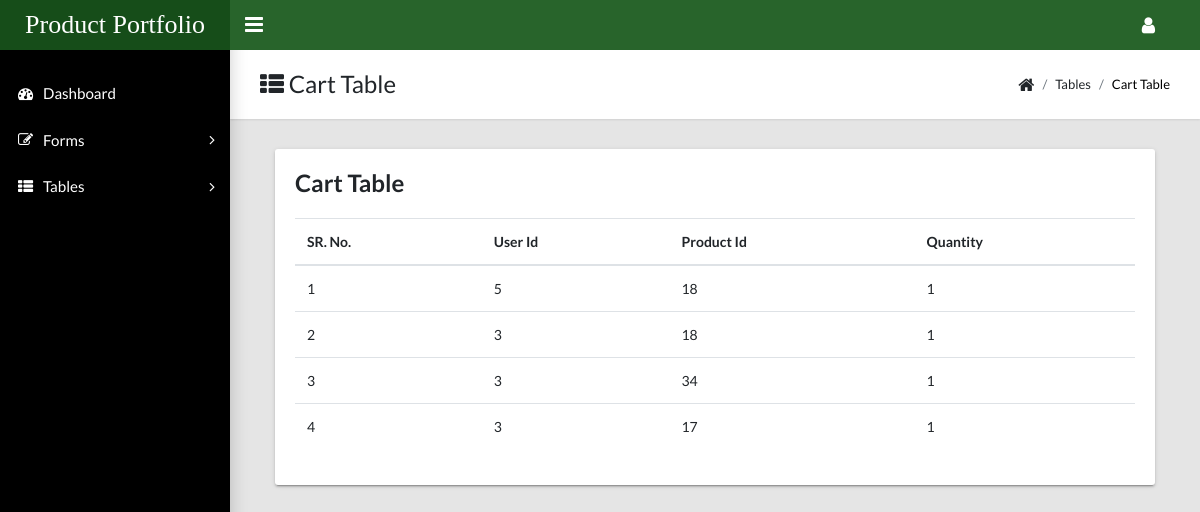
/admin-template/docs/cart-table.php (signed in), run on the app's committed database.
### tables this page shows
CREATE TABLE `cart` (
  `user_id` int(11) NOT NULL,
  `product_id` int(11) NOT NULL,
  `product_qty` int(11) NOT NULL
);

### admin-template/docs/cart-table.php (the view, shortened to what this page needs)
<?php
include "header.php";
?>
<?php
include 'aside.php';
?>
<?php
include 'connection.php';
?>
<main class="app-content">
    <div class="app-title">
        <div>
            <h1><i class="fa fa-th-list"></i> Cart Table</h1>
        </div>
        <ul class="app-breadcrumb breadcrumb">
            <li class="breadcrumb-item"><i class="fa fa-home fa-lg"></i></li>
            <li class="breadcrumb-item">Tables</li>
            <li class="breadcrumb-item active"><a href="#">Cart Table</a></li>
        </ul>
    </div>
    <div class="col-md-12">
        <div class="tile">
            <h3 class="tile-title">Cart Table</h3>
            <table class="table table-hover">
                <thead>
                    <tr>
                        <th>SR. No.</th>
                        <th>User Id</th>
                        <th>Product Id</th>
                        <th>Quantity</th>
                    </tr>
                </thead>
                <tbody>
                    <?php
                    $q = "select * from cart";
                    $r = mysqli_query($conn, $q);
                    $i = 1;
                    while ($row = mysqli_fetch_array($r)) {
                        echo "<tr>";
                        echo "<td>" . $i . "</td>";
                        echo "<td>" . $row['user_id'] . "</td>";
                        echo "<td>" . $row['product_id'] . "</td>";
                        echo "<td>" . $row['product_qty'] . "</td>";
                        echo "</tr>";
                        $i++;
                    }
                    ?>
                </tbody>
            </table>
        </div>
    </div>
</main>
</body>
</html>

### data on the page
cart: user "5", product "18", product_qty "1"
cart: user "3", product "18", product_qty "1"
cart: user "3", product "34", product_qty "1"
cart: user "3", product "17", product_qty "1"
